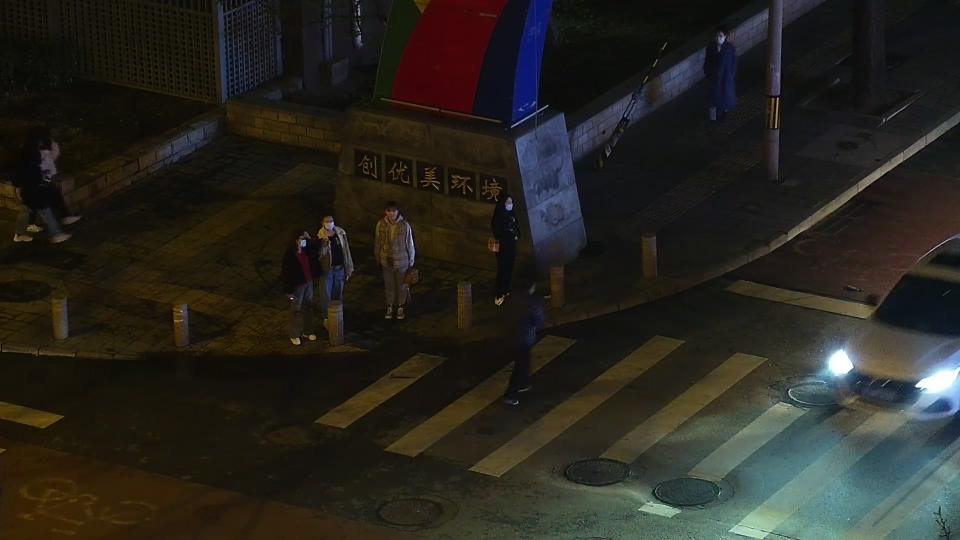
#> input picture Drone-DETR/rgb.jpg, 1920 x 1080 px, given as the content of the folder tu/persistent/NII_CU_MAPD_dataset/4-channel/images/rgb/train, which was not available (shown at 1/2 size)
$ python NIICU_BLEND.py
#> lines starting #> are read from the running program, lines starting #| are printed output that depends on the picture; pictures that were not available may be replaced by others from this repository, and a replacement may not be noted
import os
import cv2
import numpy as np

dataset_root = "/home/ubuntu/persistent/NII_CU_MAPD_dataset/4-channel/images"
output_dir = "/home/ubuntu/persistent/blended_dataset/images"

os.makedirs(output_dir, exist_ok=True)

splits = ["train", "val"]

for split in splits:
    rgb_dir = os.path.join(dataset_root, "rgb", split)
    ir_dir = os.path.join(dataset_root, "thermal", split)
    output_split_dir = os.path.join(output_dir, "test" if split == "val" else split)

    os.makedirs(output_split_dir, exist_ok=True)

    image_filenames = sorted(os.listdir(rgb_dir))

    for img_name in image_filenames:
        rgb_path = os.path.join(rgb_dir, img_name)
        ir_path = os.path.join(ir_dir, img_name)

        if not os.path.exists(ir_path):
            print(f"Skipping {img_name} (IR image missing)")
            continue

        # Read RGB image
        rgb_img = cv2.imread(rgb_path, cv2.IMREAD_UNCHANGED)  # Ensure all channels are read
#> rgb_img is the input picture: shape (1080, 1920, 3); mean B, G, R 30.6, 37.2, 38.9
        if rgb_img is None:
            print(f"Skipping {img_name} (RGB image corrupted or unreadable)")
            continue

        # Read IR image as grayscale
        ir_img = cv2.imread(ir_path, cv2.IMREAD_GRAYSCALE)
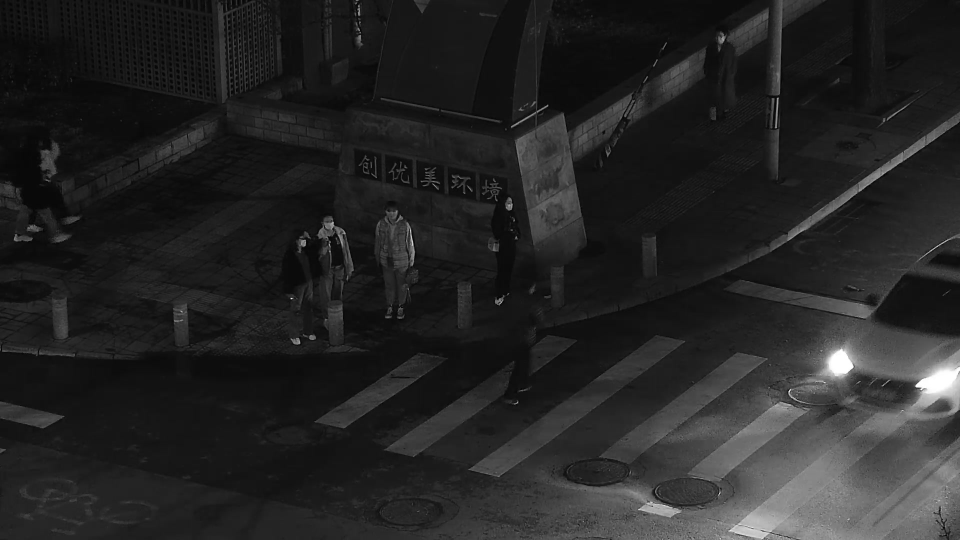
#> ir_img: shape (1080, 1920) (shown at 1/2 size); min 0, max 255, mean 36.9
        if ir_img is None:
            print(f"Skipping {img_name} (IR image corrupted or unreadable)")
            continue

        # Resize both images to target size
        target_size = (640, 640)
        rgb_img = cv2.resize(rgb_img, target_size)
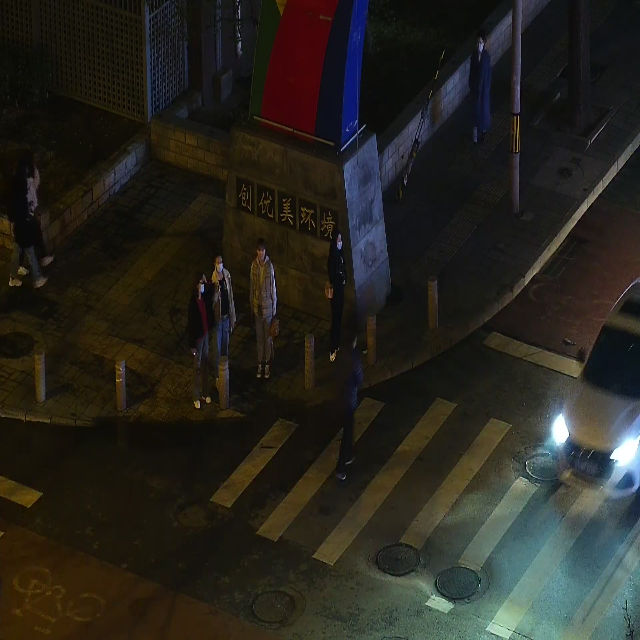
#> rgb_img: shape (640, 640, 3); mean B, G, R 30.5, 37.1, 38.8
        ir_img = cv2.resize(ir_img, target_size)
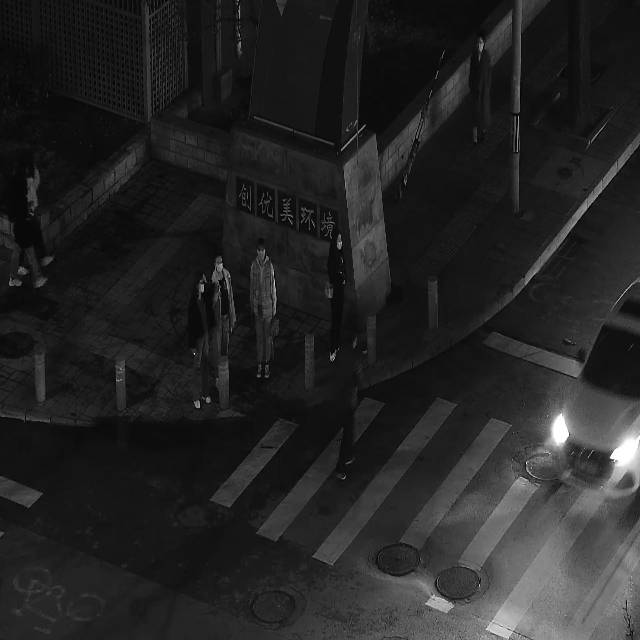
#> ir_img: shape (640, 640); min 0, max 255, mean 36.9

        # Normalize IR image to 0-255 and convert to uint8
        ir_img = cv2.normalize(ir_img, None, 0, 255, cv2.NORM_MINMAX).astype(np.uint8)

        # Expand dimensions to make it a single-channel image
        ir_img = np.expand_dims(ir_img, axis=2)

        # Concatenate RGB and IR to create a 4-channel image
        blended_img = np.concatenate((rgb_img, ir_img), axis=2)

        # Save as TIFF
        output_path = os.path.join(output_split_dir, img_name.replace(".jpg", ".tiff"))
        cv2.imwrite(output_path, blended_img)

print("Blended dataset creation complete.")
